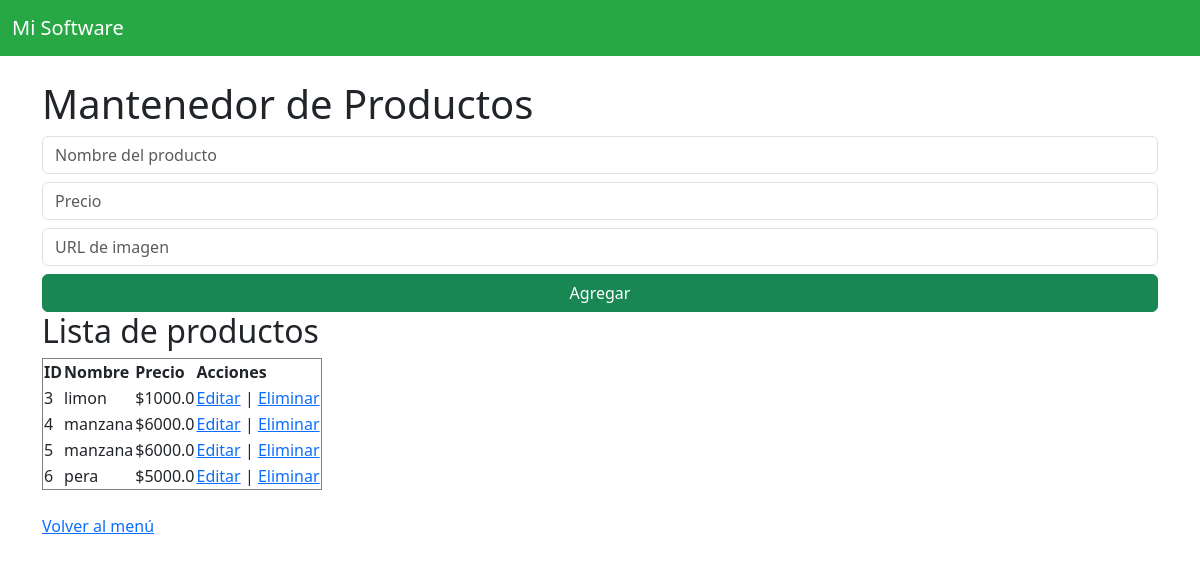
/productos, run on an earlier commit of the app's database.
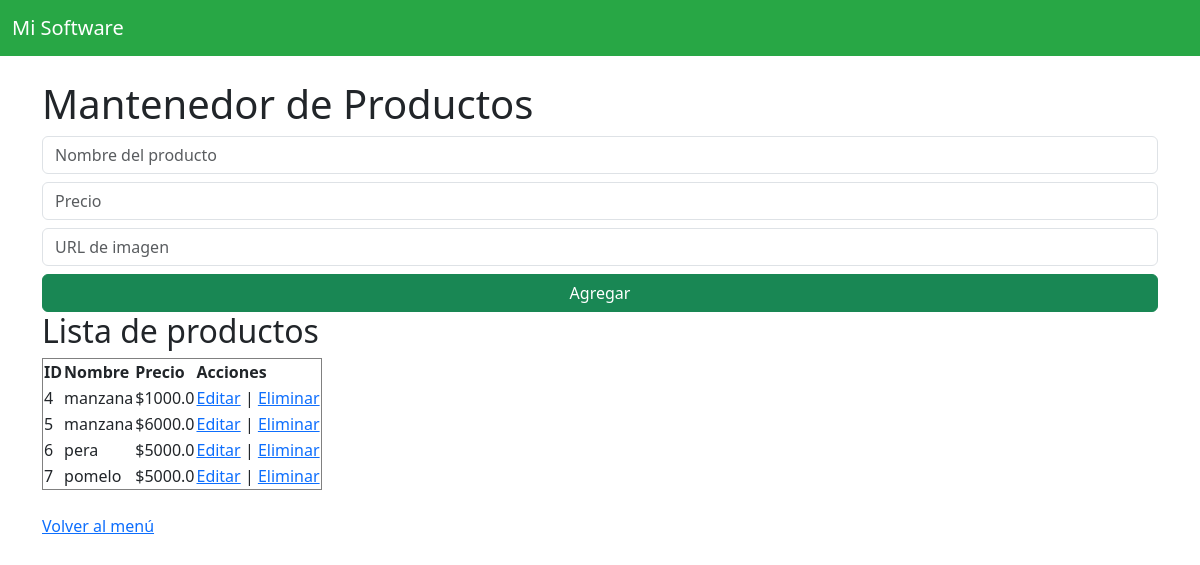
And on a later commit of the database.
### tables this page shows
CREATE TABLE productos (
    id INTEGER PRIMARY KEY AUTOINCREMENT,
    nombre TEXT NOT NULL,
    precio REAL NOT NULL
, imagen TEXT);

### app.py (the view)
@app.route('/productos')
def productos():
    conn = sqlite3.connect('database.db')
    cursor = conn.cursor()
    cursor.execute("SELECT * FROM productos")
    lista = cursor.fetchall()
    conn.close()
    return render_template('mantenedor.html', productos=lista)

### templates/mantenedor.html (shortened to what this page needs)
{% extends 'base.html' %}
{% block content %}
<!DOCTYPE html>
<html>
<head>
    <link href="https://cdn.jsdelivr.net/npm/bootstrap@5.3.0/dist/css/bootstrap.min.css" rel="stylesheet">
</head>
<body>
    <h1>Mantenedor de Productos</h1>
<form action="/agregar_producto" method="POST">
    <input type="text" name="nombre" placeholder="Nombre del producto" required class="form-control mb-2">
    <input type="number" name="precio" placeholder="Precio" required class="form-control mb-2">
    <input type="text" name="imagen" placeholder="URL de imagen" class="form-control mb-2">
    <button type="submit" class="btn btn-success w-100">Agregar</button>
</form>
    <h2>Lista de productos</h2>
    <table border="1">
        <tr>
            <th>ID</th>
            <th>Nombre</th>
            <th>Precio</th>
            <th>Acciones</th>
        </tr>
        {% for producto in productos %}
        <tr>
            <td>{{ producto[0] }}</td>
            <td>{{ producto[1] }}</td>
            <td>${{ producto[2] }}</td>
            <td>
                <a href="/editar_producto/{{ producto[0] }}">Editar</a> |
                <a href="/eliminar_producto/{{ producto[0] }}">Eliminar</a>
            </td>
        </tr>
        {% endfor %}
    </table>
    <br>
    <a href="/menu">Volver al menú</a>
</body>
</html>
{% endblock %}

What changed in the data, as far as the page shows it:
removed productos: id "3", nombre "limon", precio "1000.0"
changed productos id 4: precio "6000.0" → "1000.0"
added productos: id "7", nombre "pomelo", precio "5000.0"
